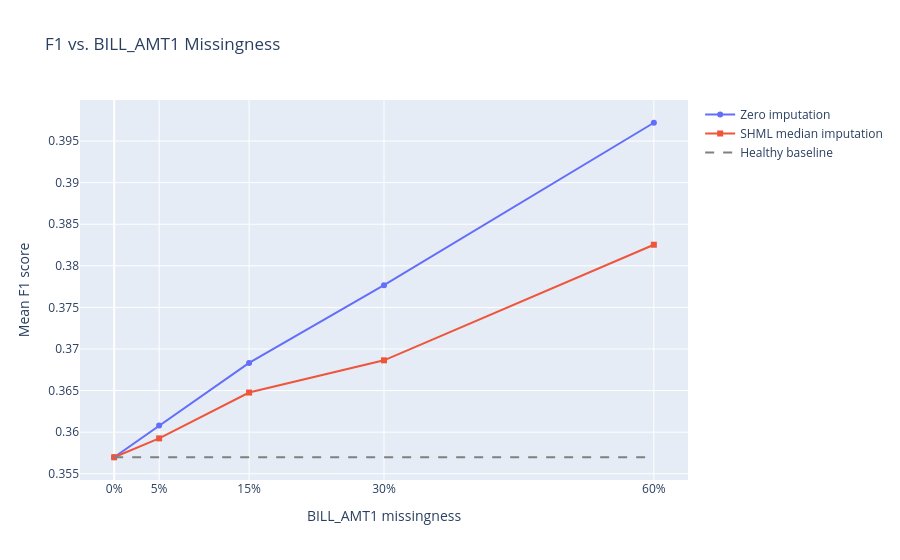

Write notebook code for a chart like this one.
### Code cell
import plotly.graph_objects as go

def show_research_figure(fig, filename):
    path = FIGURES_DIR / filename
    fig.write_html(path, include_plotlyjs="cdn")
    fig.show(renderer="plotly_mimetype")
    print("Saved:", path)


def recovery_lines(data, series, baseline, title, metric):
    x = data["Missingness"]
    fig = go.Figure()
    for column, label, symbol in series:
        fig.add_scatter(
            x=x, y=data[column], mode="lines+markers", name=label, marker_symbol=symbol,
            hovertemplate="%{fullData.name}: %{y:.4f}<extra></extra>",
        )
    fig.add_scatter(
        x=x, y=[baseline] * len(x), mode="lines", line=dict(dash="dash", color="gray"),
        name="Healthy baseline", hovertemplate="%{fullData.name}: %{y:.4f}<extra></extra>",
    )
    fig.update_layout(
        title=title,
        xaxis=dict(title="BILL_AMT1 missingness", tickvals=x, tickformat=".0%"),
        yaxis_title=metric, hovermode="x unified",
    )
    return fig


plot_df = summary_df.sort_values("Missingness")
fig = recovery_lines(
    plot_df,
    [("Zero_F1_Mean", "Zero imputation", "circle"),
     ("SHML_F1_Mean", "SHML median imputation", "square")],
    0.356983, "F1 vs. BILL_AMT1 Missingness", "Mean F1 score",
)
show_research_figure(fig, "f1_vs_missingness.html")

### Figure 1 — Plotly figure (JSON) as saved in the notebook; plotly's stock layout.template omitted (floating-point values rounded to 4 significant figures)
{"data": [{"hovertemplate": "%{fullData.name}: %{y:.4f}<extra></extra>", "marker": {"symbol": "circle"}, "mode": "lines+markers", "name": "Zero imputation", "x": [0.0, 0.05, 0.15, 0.3, 0.6], "y": [0.357, 0.3608, 0.3683, 0.3777, 0.3972], "type": "scatter"}, {"hovertemplate": "%{fullData.name}: %{y:.4f}<extra></extra>", "marker": {"symbol": "square"}, "mode": "lines+markers", "name": "SHML median imputation", "x": [0.0, 0.05, 0.15, 0.3, 0.6], "y": [0.357, 0.3593, 0.3648, 0.3686, 0.3825], "type": "scatter"}, {"hovertemplate": "%{fullData.name}: %{y:.4f}<extra></extra>", "line": {"color": "gray", "dash": "dash"}, "mode": "lines", "name": "Healthy baseline", "x": [0.0, 0.05, 0.15, 0.3, 0.6], "y": [0.357, 0.357, 0.357, 0.357, 0.357], "type": "scatter"}], "layout": {"xaxis": {"title": {"text": "BILL_AMT1 missingness"}, "tickvals": [0.0, 0.05, 0.15, 0.3, 0.6], "tickformat": ".0%"}, "title": {"text": "F1 vs. BILL_AMT1 Missingness"}, "yaxis": {"title": {"text": "Mean F1 score"}}, "hovermode": "x unified"}}
